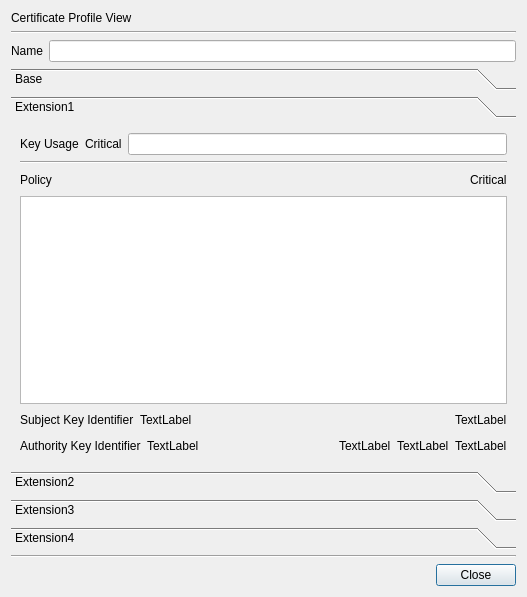
<?xml version="1.0" encoding="UTF-8"?>
<ui version="4.0">
 <class>ViewCertProfileDlg</class>
 <widget class="QDialog" name="ViewCertProfileDlg">
  <property name="geometry">
   <rect>
    <x>0</x>
    <y>0</y>
    <width>527</width>
    <height>597</height>
   </rect>
  </property>
  <property name="windowTitle">
   <string>Dialog</string>
  </property>
  <layout class="QVBoxLayout" name="verticalLayout">
   <item>
    <widget class="QLabel" name="label">
     <property name="text">
      <string>Certificate Profile View</string>
     </property>
    </widget>
   </item>
   <item>
    <widget class="Line" name="line_2">
     <property name="orientation">
      <enum>Qt::Horizontal</enum>
     </property>
    </widget>
   </item>
   <item>
    <layout class="QGridLayout" name="gridLayout_6">
     <property name="topMargin">
      <number>0</number>
     </property>
     <item row="0" column="0">
      <widget class="QLabel" name="label_2">
       <property name="text">
        <string>Name</string>
       </property>
      </widget>
     </item>
     <item row="0" column="1">
      <widget class="QLineEdit" name="mNameText"/>
     </item>
    </layout>
   </item>
   <item>
    <widget class="QToolBox" name="toolBox">
     <property name="maximumSize">
      <size>
       <width>16777215</width>
       <height>16777215</height>
      </size>
     </property>
     <property name="currentIndex">
      <number>1</number>
     </property>
     <widget class="QWidget" name="page">
      <property name="geometry">
       <rect>
        <x>0</x>
        <y>0</y>
        <width>509</width>
        <height>327</height>
       </rect>
      </property>
      <attribute name="label">
       <string>Base</string>
      </attribute>
      <layout class="QVBoxLayout" name="verticalLayout_2">
       <item>
        <widget class="QGroupBox" name="groupBox">
         <property name="minimumSize">
          <size>
           <width>0</width>
           <height>0</height>
          </size>
         </property>
         <property name="title">
          <string>Information</string>
         </property>
         <layout class="QVBoxLayout" name="verticalLayout_7">
          <item>
           <layout class="QGridLayout" name="gridLayout_26">
            <item row="0" column="2">
             <widget class="QLabel" name="label_4">
              <property name="text">
               <string>Hash</string>
              </property>
             </widget>
            </item>
            <item row="0" column="1">
             <widget class="QLineEdit" name="mVersionText"/>
            </item>
            <item row="0" column="0">
             <widget class="QLabel" name="label_3">
              <property name="text">
               <string>Version</string>
              </property>
             </widget>
            </item>
            <item row="0" column="3">
             <widget class="QLineEdit" name="mHashText"/>
            </item>
           </layout>
          </item>
          <item>
           <layout class="QGridLayout" name="gridLayout_2">
            <item row="0" column="3">
             <widget class="QLabel" name="label_7">
              <property name="text">
               <string>NotAfter</string>
              </property>
             </widget>
            </item>
            <item row="0" column="2">
             <widget class="QLineEdit" name="mNotBeforeText"/>
            </item>
            <item row="0" column="0">
             <widget class="QLabel" name="label_5">
              <property name="text">
               <string>Valid Period</string>
              </property>
             </widget>
            </item>
            <item row="0" column="1">
             <widget class="QLabel" name="label_6">
              <property name="text">
               <string>NotBefore</string>
              </property>
             </widget>
            </item>
            <item row="0" column="4">
             <widget class="QLineEdit" name="mNotAfterText"/>
            </item>
           </layout>
          </item>
          <item>
           <layout class="QGridLayout" name="gridLayout_3">
            <item row="0" column="0">
             <widget class="QLabel" name="label_8">
              <property name="text">
               <string>DN Template</string>
              </property>
             </widget>
            </item>
            <item row="0" column="1">
             <widget class="QLineEdit" name="mDNTemplateText"/>
            </item>
           </layout>
          </item>
          <item>
           <layout class="QGridLayout" name="gridLayout_4">
            <item row="0" column="0">
             <widget class="QLabel" name="label_9">
              <property name="text">
               <string>Extension Usage</string>
              </property>
             </widget>
            </item>
            <item row="0" column="1">
             <widget class="QLineEdit" name="mExtensionUsageText"/>
            </item>
           </layout>
          </item>
         </layout>
        </widget>
       </item>
       <item>
        <widget class="QGroupBox" name="mExtensionGroup">
         <property name="minimumSize">
          <size>
           <width>0</width>
           <height>100</height>
          </size>
         </property>
         <property name="title">
          <string>Extension Field</string>
         </property>
         <layout class="QVBoxLayout" name="verticalLayout_8">
          <item>
           <widget class="QTableWidget" name="mExtensionTable"/>
          </item>
         </layout>
        </widget>
       </item>
      </layout>
     </widget>
     <widget class="QWidget" name="page_2">
      <property name="geometry">
       <rect>
        <x>0</x>
        <y>0</y>
        <width>509</width>
        <height>327</height>
       </rect>
      </property>
      <attribute name="label">
       <string>Extension1</string>
      </attribute>
      <layout class="QVBoxLayout" name="verticalLayout_3">
       <item>
        <layout class="QGridLayout" name="gridLayout_5">
         <property name="topMargin">
          <number>0</number>
         </property>
         <item row="0" column="0">
          <widget class="QLabel" name="mKeyUsageLabel">
           <property name="text">
            <string>Key Usage</string>
           </property>
          </widget>
         </item>
         <item row="0" column="2">
          <widget class="QLineEdit" name="mKeyUsageText"/>
         </item>
         <item row="0" column="1">
          <widget class="QLabel" name="mKeyUsageCriticalLabel">
           <property name="text">
            <string>Critical</string>
           </property>
          </widget>
         </item>
        </layout>
       </item>
       <item>
        <widget class="Line" name="line_3">
         <property name="orientation">
          <enum>Qt::Horizontal</enum>
         </property>
        </widget>
       </item>
       <item>
        <layout class="QGridLayout" name="gridLayout_9">
         <property name="topMargin">
          <number>0</number>
         </property>
         <item row="0" column="1">
          <spacer name="horizontalSpacer_3">
           <property name="orientation">
            <enum>Qt::Horizontal</enum>
           </property>
           <property name="sizeHint" stdset="0">
            <size>
             <width>40</width>
             <height>20</height>
            </size>
           </property>
          </spacer>
         </item>
         <item row="0" column="0">
          <widget class="QLabel" name="label_12">
           <property name="text">
            <string>Policy</string>
           </property>
          </widget>
         </item>
         <item row="0" column="2">
          <widget class="QLabel" name="label_13">
           <property name="text">
            <string>Critical</string>
           </property>
          </widget>
         </item>
        </layout>
       </item>
       <item>
        <widget class="QTableWidget" name="tableWidget_2"/>
       </item>
       <item>
        <layout class="QGridLayout" name="gridLayout_10">
         <property name="topMargin">
          <number>0</number>
         </property>
         <item row="0" column="2">
          <spacer name="horizontalSpacer_4">
           <property name="orientation">
            <enum>Qt::Horizontal</enum>
           </property>
           <property name="sizeHint" stdset="0">
            <size>
             <width>40</width>
             <height>20</height>
            </size>
           </property>
          </spacer>
         </item>
         <item row="0" column="3">
          <widget class="QLabel" name="mSKIUseLabel">
           <property name="text">
            <string>TextLabel</string>
           </property>
          </widget>
         </item>
         <item row="0" column="0">
          <widget class="QLabel" name="mSKILabel">
           <property name="text">
            <string>Subject Key Identifier</string>
           </property>
          </widget>
         </item>
         <item row="0" column="1">
          <widget class="QLabel" name="label_10">
           <property name="text">
            <string>TextLabel</string>
           </property>
          </widget>
         </item>
        </layout>
       </item>
       <item>
        <layout class="QGridLayout" name="gridLayout_12">
         <property name="topMargin">
          <number>0</number>
         </property>
         <item row="0" column="3">
          <widget class="QLabel" name="label_17">
           <property name="text">
            <string>TextLabel</string>
           </property>
          </widget>
         </item>
         <item row="0" column="2">
          <spacer name="horizontalSpacer_5">
           <property name="orientation">
            <enum>Qt::Horizontal</enum>
           </property>
           <property name="sizeHint" stdset="0">
            <size>
             <width>40</width>
             <height>20</height>
            </size>
           </property>
          </spacer>
         </item>
         <item row="0" column="4">
          <widget class="QLabel" name="label_18">
           <property name="text">
            <string>TextLabel</string>
           </property>
          </widget>
         </item>
         <item row="0" column="5">
          <widget class="QLabel" name="label_19">
           <property name="text">
            <string>TextLabel</string>
           </property>
          </widget>
         </item>
         <item row="0" column="0">
          <widget class="QLabel" name="label_16">
           <property name="text">
            <string>Authority Key Identifier</string>
           </property>
          </widget>
         </item>
         <item row="0" column="1">
          <widget class="QLabel" name="label_11">
           <property name="text">
            <string>TextLabel</string>
           </property>
          </widget>
         </item>
        </layout>
       </item>
      </layout>
     </widget>
     <widget class="QWidget" name="page_3">
      <attribute name="label">
       <string>Extension2</string>
      </attribute>
      <layout class="QVBoxLayout" name="verticalLayout_4">
       <item>
        <layout class="QGridLayout" name="gridLayout_13">
         <item row="0" column="0">
          <widget class="QLabel" name="label_20">
           <property name="text">
            <string>ExtendKeyUsage</string>
           </property>
          </widget>
         </item>
         <item row="0" column="2">
          <widget class="QLineEdit" name="lineEdit_9"/>
         </item>
         <item row="0" column="1">
          <widget class="QLabel" name="label_14">
           <property name="text">
            <string>TextLabel</string>
           </property>
          </widget>
         </item>
        </layout>
       </item>
       <item>
        <layout class="QGridLayout" name="gridLayout_14">
         <item row="0" column="2">
          <widget class="QLabel" name="label_22">
           <property name="text">
            <string>TextLabel</string>
           </property>
          </widget>
         </item>
         <item row="0" column="0">
          <widget class="QLabel" name="label_21">
           <property name="text">
            <string>CRLDP</string>
           </property>
          </widget>
         </item>
         <item row="0" column="1">
          <spacer name="horizontalSpacer_6">
           <property name="orientation">
            <enum>Qt::Horizontal</enum>
           </property>
           <property name="sizeHint" stdset="0">
            <size>
             <width>40</width>
             <height>20</height>
            </size>
           </property>
          </spacer>
         </item>
        </layout>
       </item>
       <item>
        <widget class="QTableView" name="tableView"/>
       </item>
       <item>
        <layout class="QGridLayout" name="gridLayout_15">
         <item row="0" column="0">
          <widget class="QLabel" name="label_23">
           <property name="text">
            <string>Authority Key Identifier</string>
           </property>
          </widget>
         </item>
         <item row="0" column="2">
          <widget class="QLabel" name="label_24">
           <property name="text">
            <string>TextLabel</string>
           </property>
          </widget>
         </item>
         <item row="0" column="1">
          <spacer name="horizontalSpacer_7">
           <property name="orientation">
            <enum>Qt::Horizontal</enum>
           </property>
           <property name="sizeHint" stdset="0">
            <size>
             <width>40</width>
             <height>20</height>
            </size>
           </property>
          </spacer>
         </item>
        </layout>
       </item>
       <item>
        <widget class="QTableWidget" name="tableWidget_3"/>
       </item>
      </layout>
     </widget>
     <widget class="QWidget" name="page_4">
      <attribute name="label">
       <string>Extension3</string>
      </attribute>
      <layout class="QVBoxLayout" name="verticalLayout_5">
       <item>
        <layout class="QGridLayout" name="gridLayout_16">
         <item row="0" column="0">
          <widget class="QLabel" name="label_25">
           <property name="text">
            <string>Basic Constraints</string>
           </property>
          </widget>
         </item>
         <item row="0" column="2">
          <widget class="QLineEdit" name="lineEdit_10"/>
         </item>
         <item row="0" column="1">
          <widget class="QLabel" name="label_15">
           <property name="text">
            <string>TextLabel</string>
           </property>
          </widget>
         </item>
        </layout>
       </item>
       <item>
        <widget class="Line" name="line_4">
         <property name="orientation">
          <enum>Qt::Horizontal</enum>
         </property>
        </widget>
       </item>
       <item>
        <layout class="QGridLayout" name="gridLayout_19">
         <item row="0" column="2">
          <widget class="QLabel" name="label_29">
           <property name="text">
            <string>TextLabel</string>
           </property>
          </widget>
         </item>
         <item row="0" column="0">
          <widget class="QLabel" name="label_27">
           <property name="text">
            <string>Subject Alt Name</string>
           </property>
          </widget>
         </item>
         <item row="0" column="1">
          <spacer name="horizontalSpacer_8">
           <property name="orientation">
            <enum>Qt::Horizontal</enum>
           </property>
           <property name="sizeHint" stdset="0">
            <size>
             <width>40</width>
             <height>20</height>
            </size>
           </property>
          </spacer>
         </item>
        </layout>
       </item>
       <item>
        <widget class="QTableWidget" name="tableWidget_4"/>
       </item>
       <item>
        <widget class="Line" name="line_5">
         <property name="orientation">
          <enum>Qt::Horizontal</enum>
         </property>
        </widget>
       </item>
       <item>
        <layout class="QGridLayout" name="gridLayout_20">
         <item row="0" column="2">
          <widget class="QLabel" name="label_30">
           <property name="text">
            <string>TextLabel</string>
           </property>
          </widget>
         </item>
         <item row="0" column="1">
          <spacer name="horizontalSpacer_9">
           <property name="orientation">
            <enum>Qt::Horizontal</enum>
           </property>
           <property name="sizeHint" stdset="0">
            <size>
             <width>40</width>
             <height>20</height>
            </size>
           </property>
          </spacer>
         </item>
         <item row="0" column="0">
          <widget class="QLabel" name="label_28">
           <property name="text">
            <string>Issuer Alt Name</string>
           </property>
          </widget>
         </item>
        </layout>
       </item>
       <item>
        <widget class="QTableWidget" name="tableWidget_5"/>
       </item>
      </layout>
     </widget>
     <widget class="QWidget" name="page_5">
      <attribute name="label">
       <string>Extension4</string>
      </attribute>
      <layout class="QVBoxLayout" name="verticalLayout_6">
       <item>
        <layout class="QGridLayout" name="gridLayout_18">
         <item row="0" column="2">
          <widget class="QLineEdit" name="lineEdit_11"/>
         </item>
         <item row="0" column="0">
          <widget class="QLabel" name="label_26">
           <property name="text">
            <string>Policy Constraint</string>
           </property>
          </widget>
         </item>
         <item row="0" column="1">
          <widget class="QLabel" name="label_35">
           <property name="text">
            <string>TextLabel</string>
           </property>
          </widget>
         </item>
        </layout>
       </item>
       <item>
        <widget class="Line" name="line_6">
         <property name="orientation">
          <enum>Qt::Horizontal</enum>
         </property>
        </widget>
       </item>
       <item>
        <layout class="QGridLayout" name="gridLayout_24">
         <item row="0" column="2">
          <widget class="QLabel" name="label_33">
           <property name="text">
            <string>TextLabel</string>
           </property>
          </widget>
         </item>
         <item row="0" column="0">
          <widget class="QLabel" name="label_31">
           <property name="text">
            <string>Policy Mapping</string>
           </property>
          </widget>
         </item>
         <item row="0" column="1">
          <spacer name="horizontalSpacer_10">
           <property name="orientation">
            <enum>Qt::Horizontal</enum>
           </property>
           <property name="sizeHint" stdset="0">
            <size>
             <width>40</width>
             <height>20</height>
            </size>
           </property>
          </spacer>
         </item>
        </layout>
       </item>
       <item>
        <widget class="QTableWidget" name="tableWidget_6"/>
       </item>
       <item>
        <widget class="Line" name="line_7">
         <property name="orientation">
          <enum>Qt::Horizontal</enum>
         </property>
        </widget>
       </item>
       <item>
        <layout class="QGridLayout" name="gridLayout_25">
         <item row="0" column="2">
          <widget class="QLabel" name="label_34">
           <property name="text">
            <string>TextLabel</string>
           </property>
          </widget>
         </item>
         <item row="0" column="0">
          <widget class="QLabel" name="label_32">
           <property name="text">
            <string>Name Constraint</string>
           </property>
          </widget>
         </item>
         <item row="0" column="1">
          <spacer name="horizontalSpacer_11">
           <property name="orientation">
            <enum>Qt::Horizontal</enum>
           </property>
           <property name="sizeHint" stdset="0">
            <size>
             <width>40</width>
             <height>20</height>
            </size>
           </property>
          </spacer>
         </item>
        </layout>
       </item>
       <item>
        <widget class="QTableWidget" name="tableWidget_7"/>
       </item>
      </layout>
     </widget>
    </widget>
   </item>
   <item>
    <widget class="Line" name="line">
     <property name="orientation">
      <enum>Qt::Horizontal</enum>
     </property>
    </widget>
   </item>
   <item>
    <layout class="QGridLayout" name="gridLayout">
     <item row="0" column="1">
      <widget class="QPushButton" name="mCloseBtn">
       <property name="text">
        <string>Close</string>
       </property>
      </widget>
     </item>
     <item row="0" column="0">
      <spacer name="horizontalSpacer">
       <property name="orientation">
        <enum>Qt::Horizontal</enum>
       </property>
       <property name="sizeHint" stdset="0">
        <size>
         <width>40</width>
         <height>20</height>
        </size>
       </property>
      </spacer>
     </item>
    </layout>
   </item>
  </layout>
 </widget>
 <resources/>
 <connections/>
</ui>
